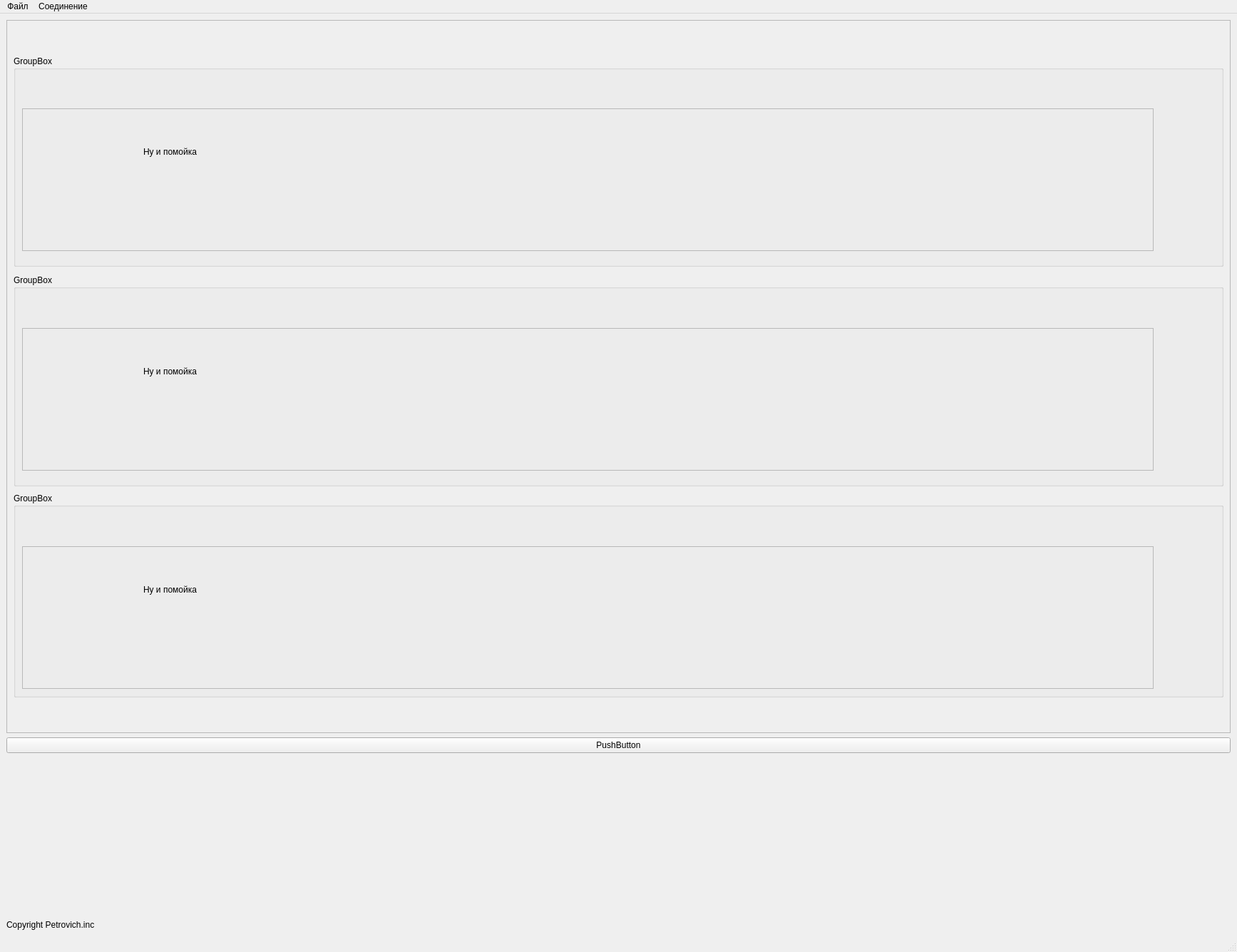
<?xml version="1.0" encoding="UTF-8"?>
<ui version="4.0">
 <class>MainWindow</class>
 <widget class="QMainWindow" name="MainWindow">
  <property name="geometry">
   <rect>
    <x>0</x>
    <y>0</y>
    <width>1735</width>
    <height>1335</height>
   </rect>
  </property>
  <property name="windowTitle">
   <string>MainWindow</string>
  </property>
  <widget class="QWidget" name="centralwidget">
   <layout class="QVBoxLayout" name="verticalLayout">
    <item>
     <widget class="QScrollArea" name="scrollArea">
      <property name="sizePolicy">
       <sizepolicy hsizetype="Minimum" vsizetype="Minimum">
        <horstretch>1</horstretch>
        <verstretch>0</verstretch>
       </sizepolicy>
      </property>
      <property name="minimumSize">
       <size>
        <width>0</width>
        <height>1000</height>
       </size>
      </property>
      <property name="frameShape">
       <enum>QFrame::StyledPanel</enum>
      </property>
      <property name="widgetResizable">
       <bool>true</bool>
      </property>
      <widget class="QWidget" name="scrollAreaWidgetContents">
       <property name="geometry">
        <rect>
         <x>0</x>
         <y>0</y>
         <width>1715</width>
         <height>998</height>
        </rect>
       </property>
       <layout class="QVBoxLayout" name="verticalLayout_2">
        <item>
         <spacer name="verticalSpacer_8">
          <property name="orientation">
           <enum>Qt::Vertical</enum>
          </property>
          <property name="sizeType">
           <enum>QSizePolicy::Maximum</enum>
          </property>
          <property name="sizeHint" stdset="0">
           <size>
            <width>20</width>
            <height>40</height>
           </size>
          </property>
         </spacer>
        </item>
        <item>
         <widget class="QGroupBox" name="groupBox">
          <property name="sizePolicy">
           <sizepolicy hsizetype="Preferred" vsizetype="Expanding">
            <horstretch>0</horstretch>
            <verstretch>0</verstretch>
           </sizepolicy>
          </property>
          <property name="minimumSize">
           <size>
            <width>0</width>
            <height>100</height>
           </size>
          </property>
          <property name="maximumSize">
           <size>
            <width>16777215</width>
            <height>300</height>
           </size>
          </property>
          <property name="title">
           <string>GroupBox</string>
          </property>
          <layout class="QGridLayout" name="gridLayout">
           <item row="2" column="0">
            <spacer name="SpacerIn">
             <property name="orientation">
              <enum>Qt::Vertical</enum>
             </property>
             <property name="sizeType">
              <enum>QSizePolicy::Maximum</enum>
             </property>
             <property name="sizeHint" stdset="0">
              <size>
               <width>10</width>
               <height>10</height>
              </size>
             </property>
            </spacer>
           </item>
           <item row="0" column="0">
            <spacer name="horizontalSpacer">
             <property name="orientation">
              <enum>Qt::Horizontal</enum>
             </property>
             <property name="sizeHint" stdset="0">
              <size>
               <width>797</width>
               <height>30</height>
              </size>
             </property>
            </spacer>
           </item>
           <item row="0" column="2">
            <spacer name="horizontalSpacer_3">
             <property name="orientation">
              <enum>Qt::Horizontal</enum>
             </property>
             <property name="sizeType">
              <enum>QSizePolicy::Minimum</enum>
             </property>
             <property name="sizeHint" stdset="0">
              <size>
               <width>10</width>
               <height>20</height>
              </size>
             </property>
            </spacer>
           </item>
           <item row="0" column="1">
            <widget class="SwitchButton" name="switch1" native="true">
             <property name="minimumSize">
              <size>
               <width>70</width>
               <height>25</height>
              </size>
             </property>
             <property name="maximumSize">
              <size>
               <width>16777215</width>
               <height>25</height>
              </size>
             </property>
             <property name="toolTipDuration">
              <number>-1</number>
             </property>
             <property name="autoFillBackground">
              <bool>false</bool>
             </property>
            </widget>
           </item>
           <item row="3" column="0">
            <widget class="QFrame" name="inFrame">
             <property name="enabled">
              <bool>true</bool>
             </property>
             <property name="minimumSize">
              <size>
               <width>0</width>
               <height>200</height>
              </size>
             </property>
             <property name="maximumSize">
              <size>
               <width>16777215</width>
               <height>200</height>
              </size>
             </property>
             <property name="autoFillBackground">
              <bool>false</bool>
             </property>
             <property name="styleSheet">
              <string notr="true">backgroundcolor: rgb(93, 78, 255)</string>
             </property>
             <property name="frameShape">
              <enum>QFrame::StyledPanel</enum>
             </property>
             <property name="frameShadow">
              <enum>QFrame::Raised</enum>
             </property>
             <widget class="QLabel" name="label_2">
              <property name="geometry">
               <rect>
                <x>170</x>
                <y>30</y>
                <width>221</width>
                <height>61</height>
               </rect>
              </property>
              <property name="text">
               <string>Ну и помойка</string>
              </property>
             </widget>
            </widget>
           </item>
           <item row="4" column="0">
            <spacer name="verticalSpacer_4">
             <property name="orientation">
              <enum>Qt::Vertical</enum>
             </property>
             <property name="sizeType">
              <enum>QSizePolicy::Maximum</enum>
             </property>
             <property name="sizeHint" stdset="0">
              <size>
               <width>20</width>
               <height>10</height>
              </size>
             </property>
            </spacer>
           </item>
          </layout>
         </widget>
        </item>
        <item>
         <spacer name="verticalSpacer">
          <property name="orientation">
           <enum>Qt::Vertical</enum>
          </property>
          <property name="sizeType">
           <enum>QSizePolicy::Maximum</enum>
          </property>
          <property name="sizeHint" stdset="0">
           <size>
            <width>20</width>
            <height>4</height>
           </size>
          </property>
         </spacer>
        </item>
        <item>
         <spacer name="verticalSpacer_6">
          <property name="orientation">
           <enum>Qt::Vertical</enum>
          </property>
          <property name="sizeType">
           <enum>QSizePolicy::Maximum</enum>
          </property>
          <property name="sizeHint" stdset="0">
           <size>
            <width>20</width>
            <height>1</height>
           </size>
          </property>
         </spacer>
        </item>
        <item>
         <widget class="QGroupBox" name="groupBox_2">
          <property name="sizePolicy">
           <sizepolicy hsizetype="Preferred" vsizetype="Expanding">
            <horstretch>0</horstretch>
            <verstretch>0</verstretch>
           </sizepolicy>
          </property>
          <property name="minimumSize">
           <size>
            <width>0</width>
            <height>100</height>
           </size>
          </property>
          <property name="maximumSize">
           <size>
            <width>16777215</width>
            <height>300</height>
           </size>
          </property>
          <property name="title">
           <string>GroupBox</string>
          </property>
          <layout class="QGridLayout" name="gridLayout_2">
           <item row="2" column="0">
            <widget class="QFrame" name="inFrame_2">
             <property name="enabled">
              <bool>true</bool>
             </property>
             <property name="minimumSize">
              <size>
               <width>0</width>
               <height>200</height>
              </size>
             </property>
             <property name="autoFillBackground">
              <bool>false</bool>
             </property>
             <property name="styleSheet">
              <string notr="true">backgroundcolor: rgb(93, 78, 255)</string>
             </property>
             <property name="frameShape">
              <enum>QFrame::StyledPanel</enum>
             </property>
             <property name="frameShadow">
              <enum>QFrame::Raised</enum>
             </property>
             <widget class="QLabel" name="label_3">
              <property name="geometry">
               <rect>
                <x>170</x>
                <y>30</y>
                <width>221</width>
                <height>61</height>
               </rect>
              </property>
              <property name="text">
               <string>Ну и помойка</string>
              </property>
             </widget>
            </widget>
           </item>
           <item row="0" column="1">
            <widget class="SwitchButton" name="switch1_2" native="true">
             <property name="minimumSize">
              <size>
               <width>70</width>
               <height>25</height>
              </size>
             </property>
             <property name="maximumSize">
              <size>
               <width>16777215</width>
               <height>25</height>
              </size>
             </property>
             <property name="toolTipDuration">
              <number>-1</number>
             </property>
             <property name="autoFillBackground">
              <bool>false</bool>
             </property>
            </widget>
           </item>
           <item row="0" column="2">
            <spacer name="horizontalSpacer_4">
             <property name="orientation">
              <enum>Qt::Horizontal</enum>
             </property>
             <property name="sizeType">
              <enum>QSizePolicy::Minimum</enum>
             </property>
             <property name="sizeHint" stdset="0">
              <size>
               <width>10</width>
               <height>20</height>
              </size>
             </property>
            </spacer>
           </item>
           <item row="1" column="0">
            <spacer name="SpacerIn_2">
             <property name="orientation">
              <enum>Qt::Vertical</enum>
             </property>
             <property name="sizeType">
              <enum>QSizePolicy::MinimumExpanding</enum>
             </property>
             <property name="sizeHint" stdset="0">
              <size>
               <width>10</width>
               <height>10</height>
              </size>
             </property>
            </spacer>
           </item>
           <item row="0" column="0">
            <spacer name="horizontalSpacer_2">
             <property name="orientation">
              <enum>Qt::Horizontal</enum>
             </property>
             <property name="sizeHint" stdset="0">
              <size>
               <width>797</width>
               <height>30</height>
              </size>
             </property>
            </spacer>
           </item>
           <item row="3" column="0">
            <spacer name="verticalSpacer_5">
             <property name="orientation">
              <enum>Qt::Vertical</enum>
             </property>
             <property name="sizeType">
              <enum>QSizePolicy::Maximum</enum>
             </property>
             <property name="sizeHint" stdset="0">
              <size>
               <width>20</width>
               <height>10</height>
              </size>
             </property>
            </spacer>
           </item>
          </layout>
         </widget>
        </item>
        <item>
         <spacer name="verticalSpacer_2">
          <property name="orientation">
           <enum>Qt::Vertical</enum>
          </property>
          <property name="sizeType">
           <enum>QSizePolicy::Maximum</enum>
          </property>
          <property name="sizeHint" stdset="0">
           <size>
            <width>20</width>
            <height>4</height>
           </size>
          </property>
         </spacer>
        </item>
        <item>
         <widget class="QGroupBox" name="groupBox_3">
          <property name="sizePolicy">
           <sizepolicy hsizetype="Preferred" vsizetype="Expanding">
            <horstretch>0</horstretch>
            <verstretch>0</verstretch>
           </sizepolicy>
          </property>
          <property name="minimumSize">
           <size>
            <width>0</width>
            <height>100</height>
           </size>
          </property>
          <property name="maximumSize">
           <size>
            <width>16777215</width>
            <height>1000</height>
           </size>
          </property>
          <property name="title">
           <string>GroupBox</string>
          </property>
          <layout class="QGridLayout" name="gridLayout_3">
           <item row="0" column="1">
            <widget class="SwitchButton" name="switch1_3" native="true">
             <property name="minimumSize">
              <size>
               <width>70</width>
               <height>25</height>
              </size>
             </property>
             <property name="maximumSize">
              <size>
               <width>16777215</width>
               <height>25</height>
              </size>
             </property>
             <property name="toolTipDuration">
              <number>-1</number>
             </property>
             <property name="autoFillBackground">
              <bool>false</bool>
             </property>
            </widget>
           </item>
           <item row="0" column="2">
            <spacer name="horizontalSpacer_5">
             <property name="orientation">
              <enum>Qt::Horizontal</enum>
             </property>
             <property name="sizeType">
              <enum>QSizePolicy::Minimum</enum>
             </property>
             <property name="sizeHint" stdset="0">
              <size>
               <width>10</width>
               <height>20</height>
              </size>
             </property>
            </spacer>
           </item>
           <item row="1" column="0">
            <spacer name="SpacerIn_3">
             <property name="orientation">
              <enum>Qt::Vertical</enum>
             </property>
             <property name="sizeType">
              <enum>QSizePolicy::MinimumExpanding</enum>
             </property>
             <property name="sizeHint" stdset="0">
              <size>
               <width>10</width>
               <height>10</height>
              </size>
             </property>
            </spacer>
           </item>
           <item row="2" column="0">
            <widget class="QFrame" name="inFrame_3">
             <property name="enabled">
              <bool>true</bool>
             </property>
             <property name="minimumSize">
              <size>
               <width>0</width>
               <height>200</height>
              </size>
             </property>
             <property name="autoFillBackground">
              <bool>false</bool>
             </property>
             <property name="styleSheet">
              <string notr="true">backgroundcolor: rgb(93, 78, 255)</string>
             </property>
             <property name="frameShape">
              <enum>QFrame::StyledPanel</enum>
             </property>
             <property name="frameShadow">
              <enum>QFrame::Raised</enum>
             </property>
             <widget class="QLabel" name="label_4">
              <property name="geometry">
               <rect>
                <x>170</x>
                <y>30</y>
                <width>221</width>
                <height>61</height>
               </rect>
              </property>
              <property name="text">
               <string>Ну и помойка</string>
              </property>
             </widget>
            </widget>
           </item>
           <item row="0" column="0">
            <spacer name="horizontalSpacer_6">
             <property name="orientation">
              <enum>Qt::Horizontal</enum>
             </property>
             <property name="sizeHint" stdset="0">
              <size>
               <width>797</width>
               <height>30</height>
              </size>
             </property>
            </spacer>
           </item>
          </layout>
         </widget>
        </item>
        <item>
         <spacer name="verticalSpacer_7">
          <property name="orientation">
           <enum>Qt::Vertical</enum>
          </property>
          <property name="sizeHint" stdset="0">
           <size>
            <width>20</width>
            <height>40</height>
           </size>
          </property>
         </spacer>
        </item>
       </layout>
      </widget>
     </widget>
    </item>
    <item>
     <widget class="QPushButton" name="pushButton">
      <property name="text">
       <string>PushButton</string>
      </property>
     </widget>
    </item>
    <item>
     <spacer name="verticalSpacer_3">
      <property name="orientation">
       <enum>Qt::Vertical</enum>
      </property>
      <property name="sizeType">
       <enum>QSizePolicy::Expanding</enum>
      </property>
      <property name="sizeHint" stdset="0">
       <size>
        <width>20</width>
        <height>288</height>
       </size>
      </property>
     </spacer>
    </item>
    <item>
     <widget class="QLabel" name="label">
      <property name="text">
       <string>Copyright Petrovich.inc</string>
      </property>
     </widget>
    </item>
   </layout>
  </widget>
  <widget class="QMenuBar" name="menubar">
   <property name="geometry">
    <rect>
     <x>0</x>
     <y>0</y>
     <width>1735</width>
     <height>21</height>
    </rect>
   </property>
   <widget class="QMenu" name="menu">
    <property name="title">
     <string>Файл</string>
    </property>
   </widget>
   <widget class="QMenu" name="menu_2">
    <property name="title">
     <string>Соединение</string>
    </property>
    <addaction name="action"/>
    <addaction name="separator"/>
    <addaction name="action_3"/>
   </widget>
   <addaction name="menu"/>
   <addaction name="menu_2"/>
  </widget>
  <widget class="QStatusBar" name="statusbar"/>
  <action name="action">
   <property name="text">
    <string>Добавить</string>
   </property>
  </action>
  <action name="action_3">
   <property name="text">
    <string>Удалить</string>
   </property>
  </action>
 </widget>
 <customwidgets>
  <customwidget>
   <class>SwitchButton</class>
   <extends>QWidget</extends>
   <header>switch</header>
   <container>1</container>
  </customwidget>
 </customwidgets>
 <resources/>
 <connections/>
</ui>
